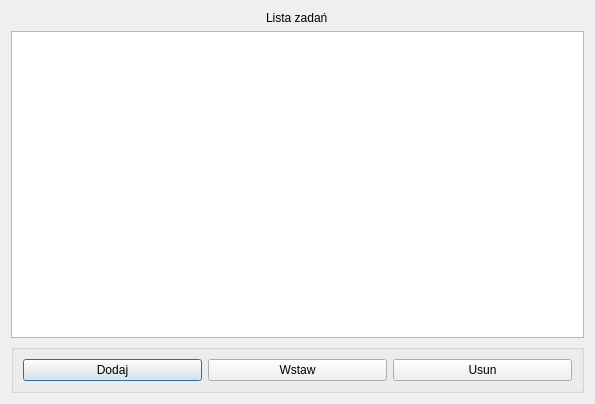
<?xml version="1.0" encoding="UTF-8"?>
<ui version="4.0">
 <class>LoggedIn</class>
 <widget class="QDialog" name="LoggedIn">
  <property name="geometry">
   <rect>
    <x>0</x>
    <y>0</y>
    <width>595</width>
    <height>404</height>
   </rect>
  </property>
  <property name="windowTitle">
   <string>Dialog</string>
  </property>
  <layout class="QVBoxLayout" name="verticalLayout">
   <item alignment="Qt::AlignHCenter">
    <widget class="QLabel" name="label">
     <property name="text">
      <string>Lista zadań</string>
     </property>
    </widget>
   </item>
   <item>
    <widget class="QListView" name="listView"/>
   </item>
   <item>
    <widget class="QGroupBox" name="groupBox">
     <property name="title">
      <string/>
     </property>
     <layout class="QHBoxLayout" name="horizontalLayout">
      <item>
       <widget class="QPushButton" name="DodajZadanie">
        <property name="text">
         <string>Dodaj</string>
        </property>
       </widget>
      </item>
      <item>
       <widget class="QPushButton" name="wstawZadanie">
        <property name="text">
         <string>Wstaw</string>
        </property>
       </widget>
      </item>
      <item>
       <widget class="QPushButton" name="UsunZadanie">
        <property name="text">
         <string>Usun</string>
        </property>
       </widget>
      </item>
     </layout>
    </widget>
   </item>
  </layout>
 </widget>
 <resources/>
 <connections/>
</ui>
